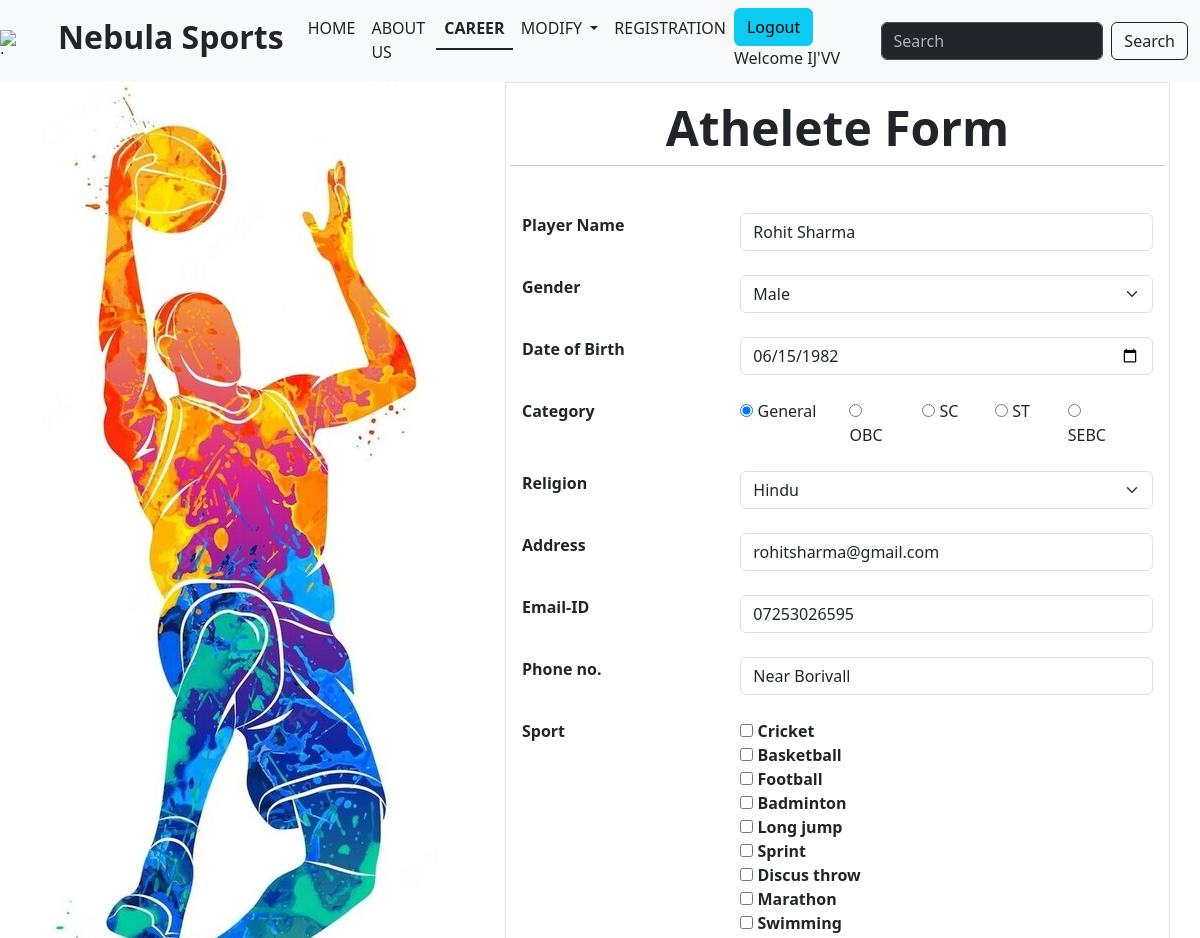
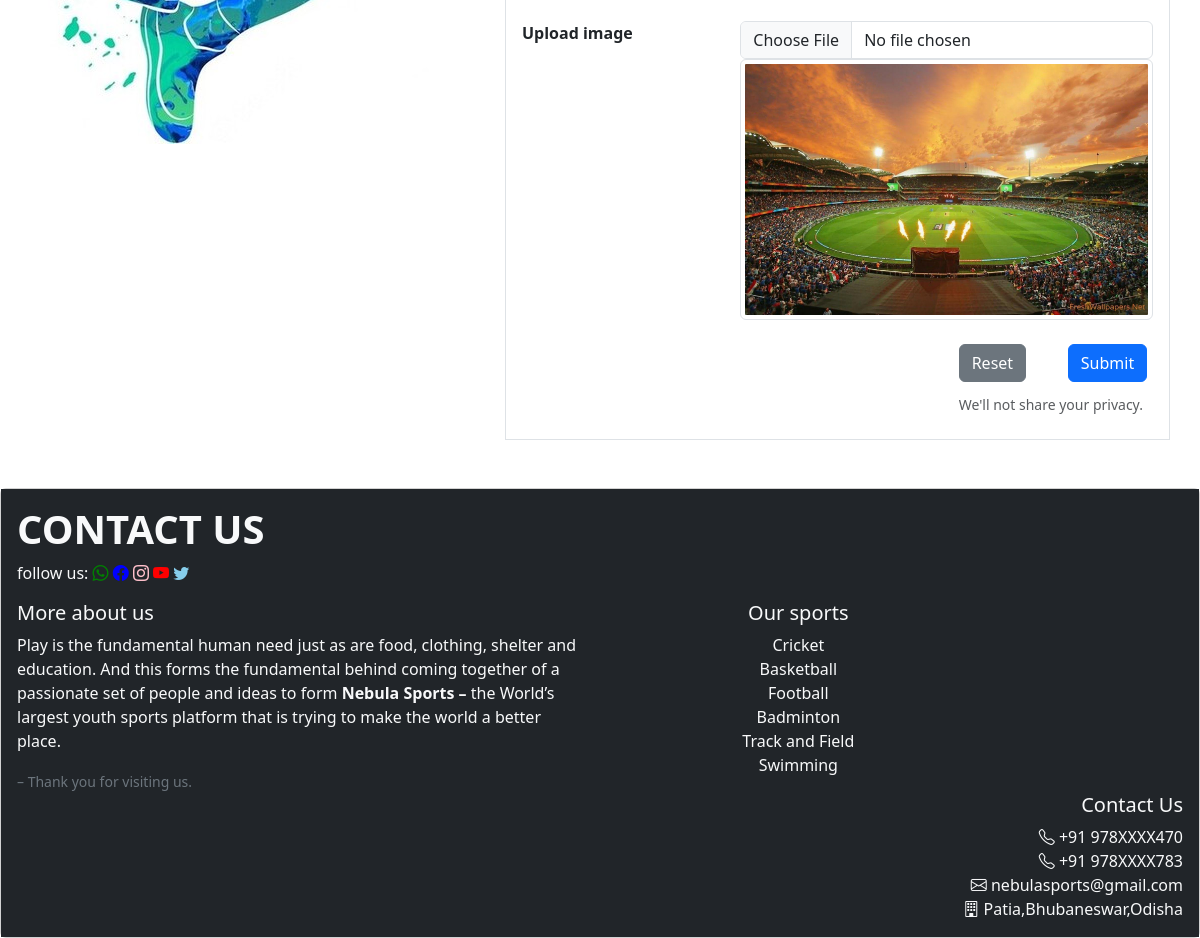
The page /ath_form.php?ath_id=3 (signed in) on the database its author committed (2 pictures, top to bottom).
### tables this page shows
CREATE TABLE `athlete` (
  `ath_id` int(11) NOT NULL,
  `name` varchar(100) NOT NULL,
  `gender` enum('Male','Female','Other') NOT NULL,
  `dob` date NOT NULL,
  `caste` enum('General','OBC','SC','ST','SEBC') NOT NULL DEFAULT 'General',
  `religion` enum('Hindu','Budhhist','Sikh','Jain','Other') NOT NULL,
  `addr` text NOT NULL,
  `phone` varchar(13) NOT NULL,
  `email` varchar(320) NOT NULL,
  `ath_img` varchar(200) NOT NULL
);

CREATE TABLE `sport` (
  `sport_id` int(11) NOT NULL,
  `name` varchar(20) NOT NULL
);

### ath_form.php (the view, shortened to what this page needs)
<!DOCTYPE html>   <?php session_start();?>
<html lang="en">
<head>
    <link href="https://cdn.jsdelivr.net/npm/bootstrap@5.3.1/dist/css/bootstrap.min.css" rel="stylesheet">
    <link rel="stylesheet" href="https://cdn.jsdelivr.net/npm/bootstrap-icons@1.10.5/font/bootstrap-icons.css">
</head>
<body>
<div>
<nav class="navbar navbar-expand-lg bg-light nav-underline" data-bs-theme="dark">
    <div>
      <img src="https://w7.pngwing.com/pngs/303/549/png-transparent-sport-logo-football-sports-logos-text-sport-logo.png" alt="Logo" width="30" height="24" class="d-inline-block align-text-top">
    </div>
        <div class="container-fluid">
          <a class="navbar-brand text-dark nav-underline" href="#"><h2><b>Nebula Sports</b></h2></a>
          <div class="collapse navbar-collapse" id="navbarScroll">
            <ul class="navbar-nav me-auto my-2 my-lg-0 navbar-nav-scroll" style="--bs-scroll-height: 100px;">
              <li class="nav-item">
                <a class="nav-link text-dark" href="home.php">HOME</a>
              </li>
              <li class="nav-item ">
                <a class="nav-link text-dark" href="about.php">ABOUT US</a>
              </li>
              <li class="nav-item">
                <a class="nav-link active text-dark" aria-current="page" href="career.php">CAREER</a>
              </li>
              <li class="nav-item dropdown">
                <a class="nav-link dropdown-toggle text-dark"  role="button"
                data-bs-toggle="dropdown" aria-expanded="false">
                MODIFY
                </a>
              </li>
              <li class="nav-item">
                <a class="nav-link text-dark" href="user_form.php">REGISTRATION</a>
              </li>
              <li class="nav-item">
                <?php
                if (isset($_SESSION['loggedin']) && $_SESSION['loggedin']) { ?>
                  <a href='logout.php'><button type="button" class="btn btn-info">
                    Logout
                  </button></a>
                <?php
                 echo 'Welcome '. $_SESSION['user_name'];
                } else {
                  ?>
                  <button type="button" class="btn btn-primary" data-bs-toggle="modal" data-bs-target="#exampleModal">
                    Login
                  </button>
                <?php } ?>
              </li>
            </ul>
            <form class="d-flex" role="search">
              <input class="form-control me-2" type="search" placeholder="Search" aria-label="Search">
              <button id="submit" class="btn btn-outline-dark" type="submit">Search</button>
            </form>
          </div>
        </div>
      </nav>
    </div>
    <?php
    include 'connection.php';
    ?>
    <div class="container">
    <div class="row">
        <div class="col-5"><img src="img\abstract-basketball-player-with- (3).jpg"></div>
        <div class="col-7 border" style="padding:16px">
        <h5 class="display-5 text-center"><b><b>Athelete Form</b></b></h5>
        <?php
            $mode = 'Add';
            $ath_sport_array = array();
            if(isset($_REQUEST['ath_id']) && is_numeric($_REQUEST['ath_id'])) {
                if($_REQUEST['ath_id'] > 0) {
                    $mode = 'Edit';
                    $ath_id = $_REQUEST['ath_id'];
                    $query_str = "SELECT * FROM athlete WHERE ath_id = ?";
                    $stmt = mysqli_prepare($connection,$query_str);
                    mysqli_stmt_bind_param($stmt,'i',$ath_id);
                    mysqli_stmt_execute($stmt);
                    $result = mysqli_stmt_get_result($stmt);
                    $row = mysqli_fetch_array($result);
                }
            }
        ?>
        <div class="row"><br>
        <hr>
            <form id="myform" action="ath_form_insert.php" method="post"  enctype="multipart/form-data">
                <div class="mb-4 row">
                    <div class="col-4"><label class="form-label"><b>Player Name</b></label></div>
                    <div class="col"><input class="form-control" required autofocus type="text" onchange="check_name(this)" name="player_name" value="<?php if ($mode=='Edit') echo $row['name']?>">
                    <small id="name_error" class="text-danger"></small></div>
                </div>
                <div class="mb-4 row">
                    <div class="col-4"><label class="form-label"><b>Gender</b></label></div>
                    <div class="col"><select class="form-select" name="Gender">
                        <option <?php if (($mode=='Edit') && $row['gender']=='Male') echo 'Selected' ;?> value="Male">Male</option>
                    </select></div>
                </div>
                <div class="mb-4 row">
                    <div class="col-4"><label class="form-label"><b>Date of Birth</b></label></div>
                    <div class="col"><input class="form-control" type="date" name="player_dob"  max="2005-01-01" value="<?php if ($mode=='Edit') echo $row['dob']?>"></div>
                </div>
                <div class="mb-4 row">
                    <div class="col-4"><label class="form-label"><b>Category</b></label></div>
                    <div class="col row">
                        <div class="col-3"><label for="radio_general_category"><input type="radio" name="category" value="General" <?php if (($mode=='Edit') && $row['caste']=='General') echo 'checked' ;?>> General</label></div>
                        <div class="col-2"><label for="radio_obc_category"><input type="radio" name="category" value="OBC" <?php if (($mode=='Edit') && $row['caste']=='OBC') echo 'checked' ;?>> OBC</label></div>
                        <div class="col-2"><label for="radio_sc_category"><input type="radio" name="category" value="SC" <?php if (($mode=='Edit') && $row['caste']=='SC') echo 'checked' ;?>> SC</label></div>
                        <div class="col-2"><label for="radio_st_category"><input type="radio" name="category" value="ST" <?php if (($mode=='Edit') && $row['caste']=='ST') echo 'checked' ;?>> ST</label></div>
                        <div class="col-2"><label for="radio_sebc_category"><input type="radio" name="category" value="SEBC" <?php if (($mode=='Edit') && $row['caste']=='SEBC') echo 'checked' ;?>> SEBC</label></div>
                    </div>
                </div>
                <div class="mb-4 row">
                    <div class="col-4"><label class="form-label"><b>Religion</b></label></div>
                    <div class="col"><select class="form-select" name="religion">
                        <option <?php if (($mode=='Edit') && $row['religion']=='Hindu') echo 'Selected' ;?> value="Hindu">Hindu</option>
                    </select></div>
                </div>
                <div class="mb-4 row">
                    <div class="col-4"><label class="form-label"><b>Address</b></label></div>
                    <div class="col"><input class="form-control" type="text" name="player_add" value="<?php if ($mode=='Edit') echo $row['addr']?>"></div>
                </div>
                <div class="mb-4 row">
                    <div class="col-4"><label class="form-label"><b>Email-ID</b></label></div>
                    <div class="col"><input class="form-control" type="email" name="email" value="<?php if ($mode=='Edit') echo $row['email']?>"></div>
                </div>
                <div class="mb-4 row">
                    <div class="col-4"><label class="form-label"><b>Phone no.</b></label></div>
                    <div class="col"><input class="form-control" type="text" name="player_phone" value="<?php if ($mode=='Edit') echo $row['phone']?>"></div>
                </div>
                <div class="mb-4 row">
                    <div class="col-4"><label class="form-label"><b>Sport</b></label></div>
                    <div class="col row">
                    <?php
                    $sql = "SELECT * from sport";
                    $result = mysqli_query($connection,$sql);
                    while ($row1=mysqli_fetch_array($result)) {
                    ?>
                        <div class="checkbox-group checkbox-primary">
                        <input id="checkbox<?php echo $row1['sport_id']?>" name="sport[]" type="checkbox" value="<?php echo $row1['sport_id']?>"
                        <?php
                        if (count($ath_sport_array) > 0) {
                            if (in_array($row1['sport_id'],$ath_sport_array)) {
                                echo ' checked';
                            }
                        }
                        ?>>
                        <label for="checkbox<?php echo $row1['sport_id']?>">
                            <b><?php echo $row1['name']?></b>
                        </label>
                        </div>
                    <?php
                    }
                    ?>
                    </div>
                </div>
                <div class="mb-4 row">
                    <div class="col-4"><label class="form-label"><b>Upload image</b></label></div>
                    <div class="col"><input class="form-control" type="file" name="player_img">
                     <?php if ($mode=='Edit') {?> <img class="img-thumbnail" src="upload_img/<?php echo $row['ath_img']?>" > <?php } ?></div>
                </div>
                <div class="mb-2 row">
                    <div class="col-8"></div>
                    <div class="col-2"><input class="btn btn-secondary" type="reset"></div>
                    <div class="col"><input class="btn btn-primary" type="submit" name="submit" value="Submit"></div>
                </div>
                <div class="mb-2 row">
                    <div class="col-8"></div>
                    <div class="form-text col">We'll not share your privacy.</div>
                </div>
            </form>
             </div>
        </div>
    </div>
</div>
    <br><br>
    <?php
    include 'footer.php';
    ?>
    </body>
</html>

### rows shown on the page
athlete: player_name "Rohit Sharma", player_dob "06/15/1982", caste "☑", player_add "rohitsharma@gmail.com", email "07253026595", player_phone "Near Borivall", ath_img (picture)
sport: name "Cricket"
sport: name "Basketball"
sport: name "Football"
sport: name "Badminton"
sport: name "Long jump"
sport: name "Sprint"
sport: name "Discus throw"
sport: name "Marathon"
sport: name "Swimming"

### other values the page prints
$_SESSION['user_name'] "IJ'VV"
